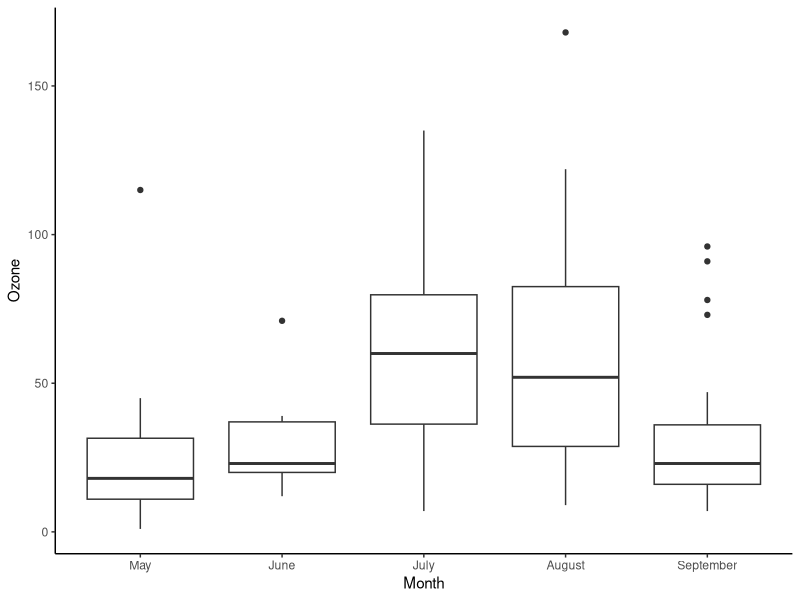
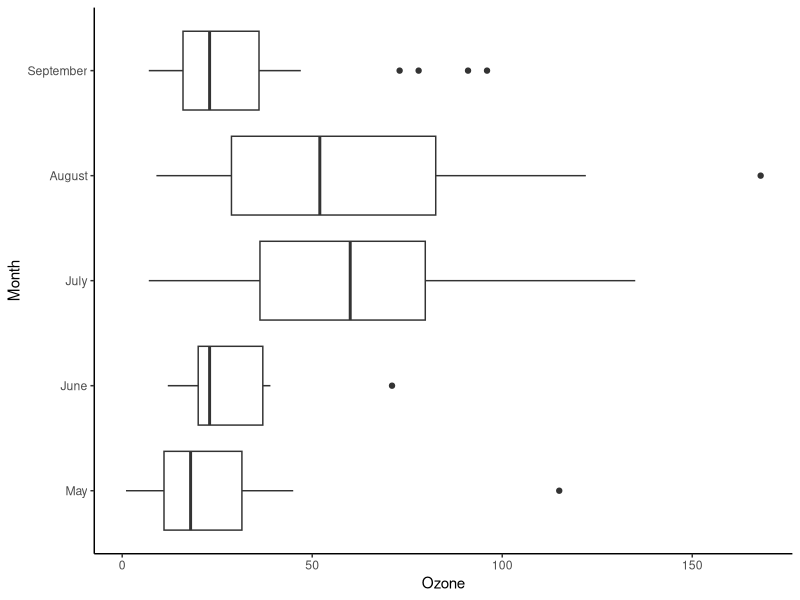
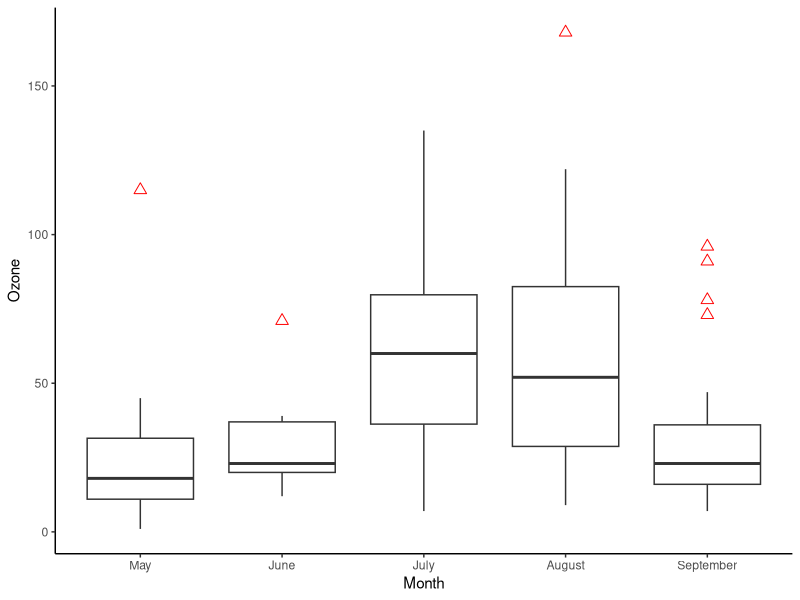
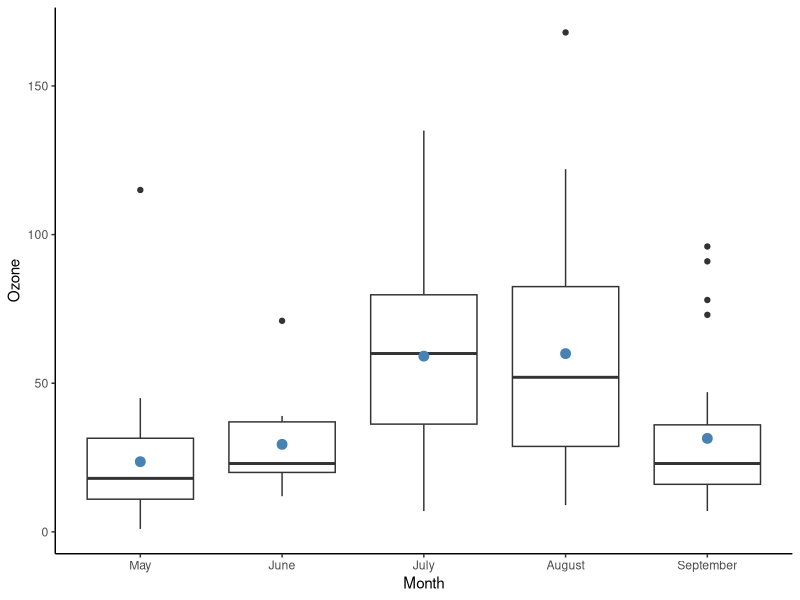
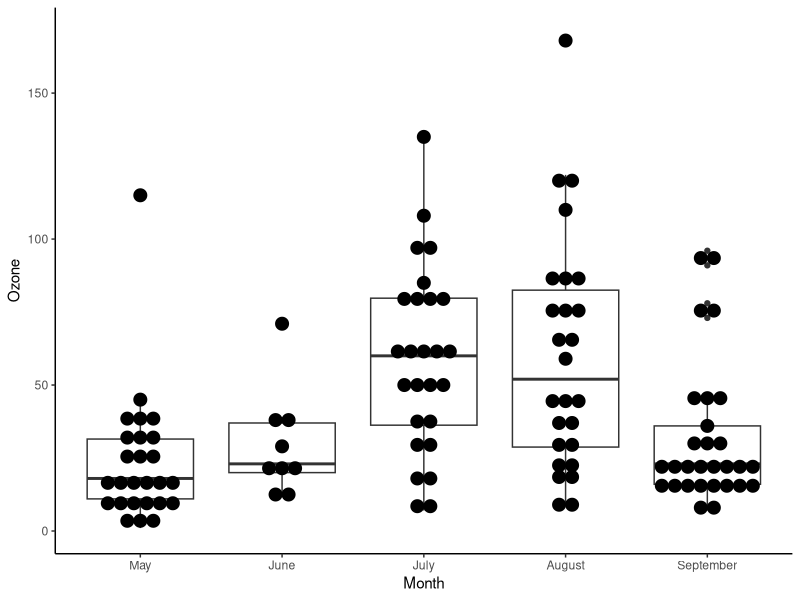
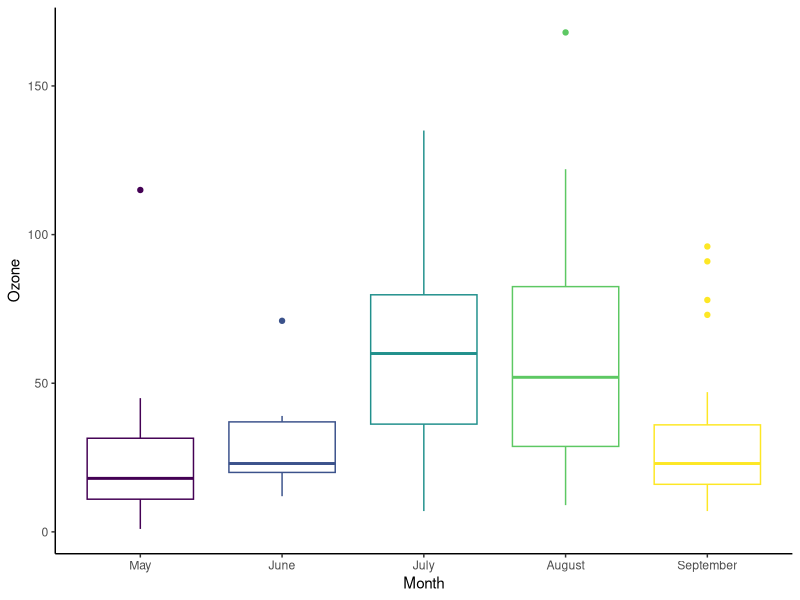
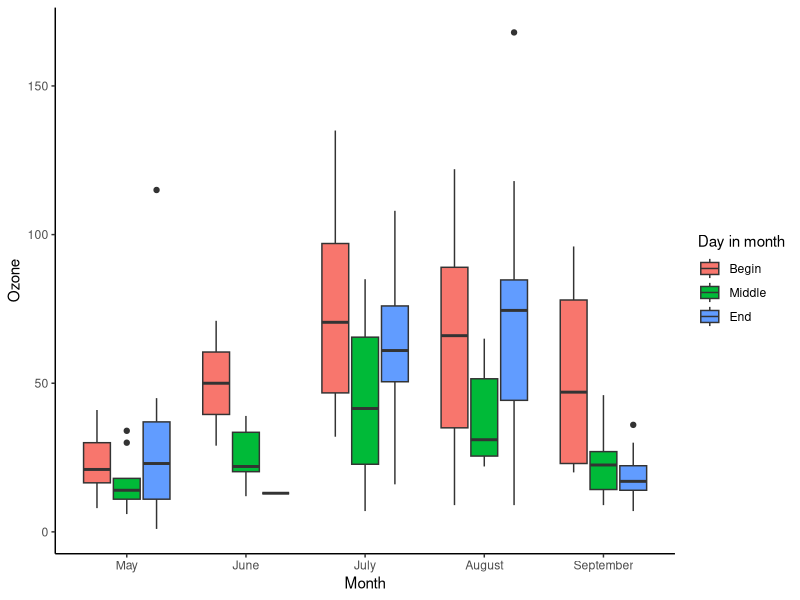
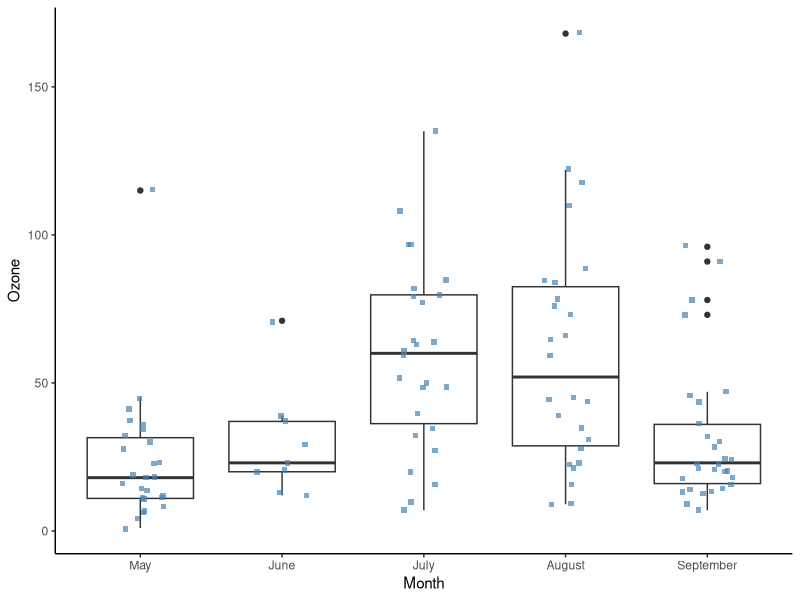

The R script that drew these images, in order:
## ---- chunk 1
knitr::opts_chunk$set(
  echo = TRUE,
  fig.align = "center",
  message = FALSE,
  warning = FALSE
)
## ---- chunk 2
library(dplyr)
library(ggplot2)

data_air <- airquality |>
  select(-Solar.R, -Temp) |>
  mutate(
    Month = factor(
      Month,
      ordered = TRUE,
      labels = c("May", "June", "July", "August", "September")
    ),
    day_cat = case_when(
      Day < 10 ~ "Begin",
      Day < 20 ~ "Middle",
      TRUE ~ "End"
    ) |>
      factor(levels = c("Begin", "Middle", "End"))
  )

glimpse(data_air)

data_air_nona <- data_air |>
  tidyr::drop_na()
## ---- chunk 3
box_plot <- ggplot(data_air_nona, aes(x = Month, y = Ozone))

box_plot +
  geom_boxplot() +
  theme_classic()
## ---- chunk 4
box_plot +
  geom_boxplot() +
  coord_flip() +
  theme_classic()
## ---- chunk 5
box_plot +
  geom_boxplot(
    outlier.colour = "red",
    outlier.shape = 2,
    outlier.size = 2.8
  ) +
  theme_classic()
## ---- chunk 6
box_plot +
  geom_boxplot() +
  stat_summary(
    fun = mean,
    geom = "point",
    size = 3,
    color = "steelblue"
  ) +
  theme_classic()
## ---- chunk 7
box_plot +
  geom_boxplot() +
  geom_dotplot(
    binaxis = "y",
    stackdir = "center",
    dotsize = 0.8
  ) +
  theme_classic()
## ---- chunk 8
ggplot(data_air_nona, aes(x = Month, y = Ozone, color = Month)) +
  geom_boxplot() +
  theme_classic() +
  guides(color = "none")
## ---- chunk 9
ggplot(data_air_nona, aes(x = Month, y = Ozone, fill = day_cat)) +
  geom_boxplot() +
  theme_classic() +
  labs(fill = "Day in month")
## ---- chunk 10
box_plot +
  geom_boxplot() +
  geom_jitter(
    width = 0.18,
    shape = 15,
    color = "steelblue",
    alpha = 0.7
  ) +
  theme_classic()
## ---- chunk 11
box_plot +
  geom_boxplot() +
  geom_point(shape = 5, color = "steelblue") +
  theme_classic()
## ---- chunk 12
box_plot +
  geom_boxplot(notch = TRUE) +
  theme_classic()
## ---- chunk 13
library(knitr)

dt <- data.frame(
  Objective = c("Basic box plot", "Flip orientation", "Notched box plot", "Box plot with jitter"),
  Code = c(
    "ggplot(df, aes(x, y)) + geom_boxplot()",
    "ggplot(df, aes(x, y)) + geom_boxplot() + coord_flip()",
    "ggplot(df, aes(x, y)) + geom_boxplot(notch = TRUE)",
    "ggplot(df, aes(x, y)) + geom_boxplot() + geom_jitter(width = 0.18)"
  )
)

knitr::kable(dt)
